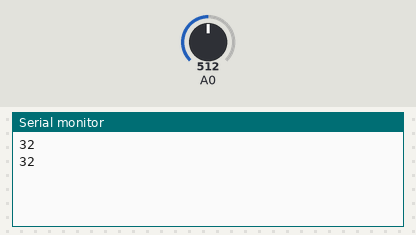
Bench run of a sketch on a simulated Arduino Uno, built with avr-gcc and run on an emulated ATmega328P. Parts: the last lines printed to the serial monitor. The inputs (shaded band) are chosen by the test bench; at power-on: A0 = 512.

Above: at 1.8 s.
1.9 s: A0 set to 716
At 2.8 s:
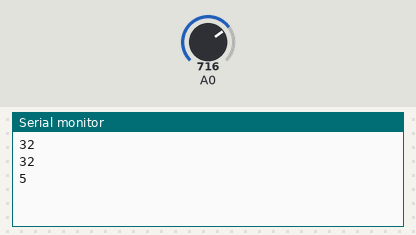
3.4 s: A0 set to 900
At 4.8 s:
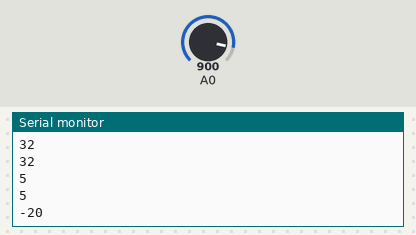
Timing chart, 0 to 6.4 s (numbered marks = the images above; inputs shaded):
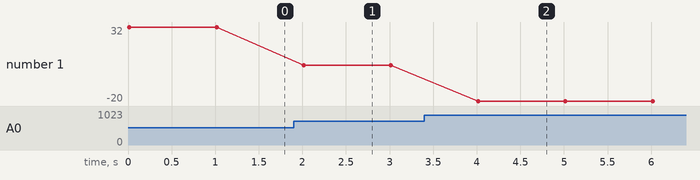

The sketch:

turbidity.ino
```cpp
#include <OneWire.h>
#include <DallasTemperature.h>

// Data wire is connected to digital pin 4 on the Arduino
#define ONE_WIRE_BUS 4

// Setup a oneWire instance to communicate with any OneWire device
OneWire oneWire(ONE_WIRE_BUS);

// Pass oneWire reference to DallasTemperature library
DallasTemperature sensors(&oneWire);

void setup(void){
  sensors.begin();	// Start up the library
  Serial.begin(9600);
}

void loop(void){

  int sensorValue = analogRead(A0);
  //Serial.println(sensorValue);
  int turbidity = map(sensorValue, 0, 750, 100, 0);
  Serial.println(turbidity);
  delay(1000);


}
```

Measured:
- after the input at 1.9 s, the serial monitor: prints a new line after 0.12 s (image 1)
- after the input at 3.4 s, the serial monitor: prints a new line after 0.62 s (image 2)
- plotted number 1: 32 → 5 after the input at 1.9 s, 5 → -20 after the input at 3.4 s
